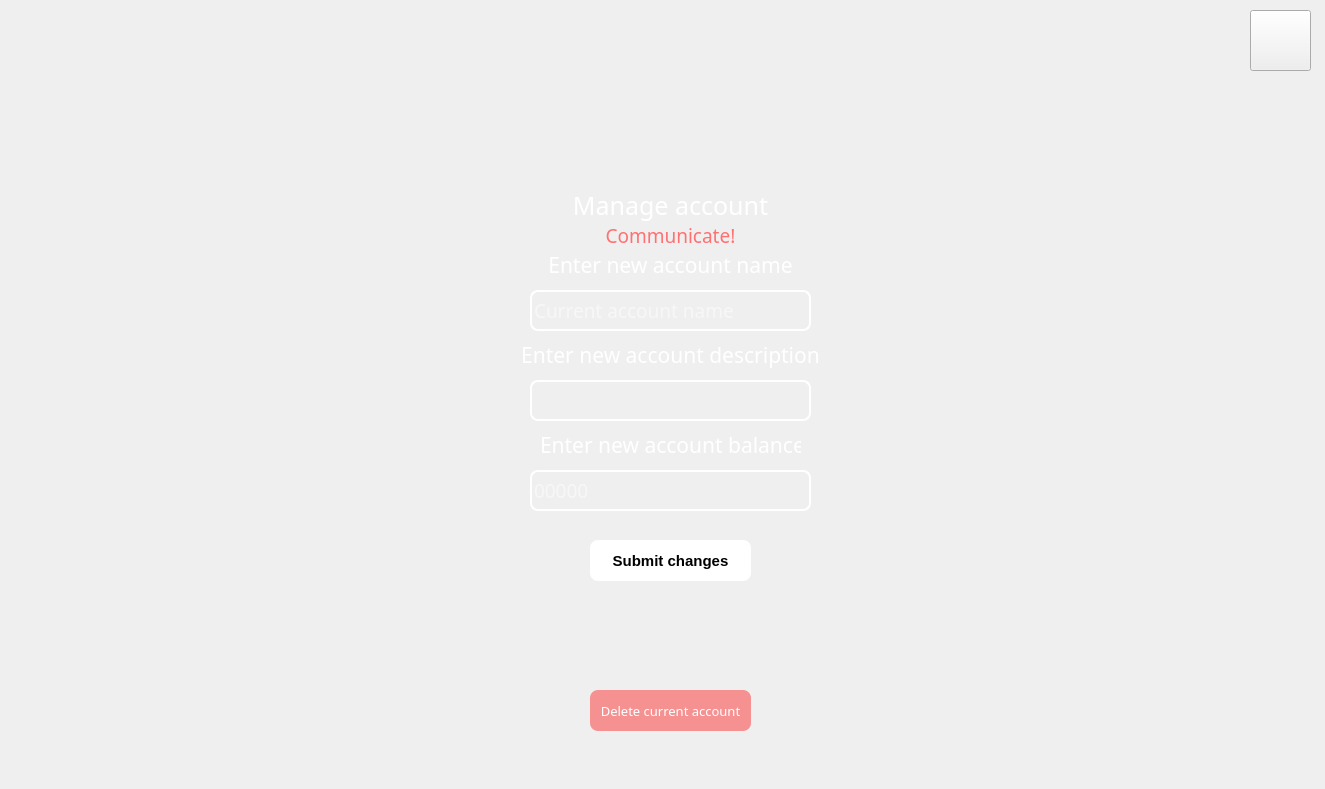
<?xml version="1.0" encoding="UTF-8"?>
<ui version="4.0">
 <class>Form</class>
 <widget class="QWidget" name="Form">
  <property name="geometry">
   <rect>
    <x>0</x>
    <y>0</y>
    <width>1325</width>
    <height>789</height>
   </rect>
  </property>
  <property name="windowTitle">
   <string>SpendFlow</string>
  </property>
  <property name="styleSheet">
   <string notr="true"/>
  </property>
  <widget class="QLabel" name="background">
   <property name="geometry">
    <rect>
     <x>-30</x>
     <y>-30</y>
     <width>1371</width>
     <height>821</height>
    </rect>
   </property>
   <property name="styleSheet">
    <string notr="true">border-image: url(:/ui/bckimg.jpg);</string>
   </property>
   <property name="text">
    <string/>
   </property>
  </widget>
  <widget class="QLabel" name="logo">
   <property name="geometry">
    <rect>
     <x>0</x>
     <y>0</y>
     <width>171</width>
     <height>101</height>
    </rect>
   </property>
   <property name="styleSheet">
    <string notr="true">border-image: url(:/ui/logo.png);</string>
   </property>
   <property name="text">
    <string/>
   </property>
  </widget>
  <widget class="QLineEdit" name="AccNameText">
   <property name="geometry">
    <rect>
     <x>530</x>
     <y>290</y>
     <width>281</width>
     <height>41</height>
    </rect>
   </property>
   <property name="font">
    <font>
     <family>Bahnschrift</family>
     <pointsize>14</pointsize>
    </font>
   </property>
   <property name="styleSheet">
    <string notr="true">QLineEdit{
	background-color: rgba(255, 255, 255, 0);
	border: 2px solid rgb(255, 255, 255);
	border-radius: 8px;
	color: white; 
}

QLineEdit:focus{
	background-color: rgba(255, 255, 255, 0);
	border: 2px solid  rgb(255, 0, 255);
	border-radius: 8px;
	color: white; 
}

</string>
   </property>
   <property name="text">
    <string/>
   </property>
   <property name="placeholderText">
    <string>Current account name</string>
   </property>
  </widget>
  <widget class="QLabel" name="enterAccNameLabel">
   <property name="geometry">
    <rect>
     <x>540</x>
     <y>240</y>
     <width>261</width>
     <height>51</height>
    </rect>
   </property>
   <property name="font">
    <font>
     <family>Bahnschrift</family>
     <pointsize>16</pointsize>
     <weight>50</weight>
     <bold>false</bold>
    </font>
   </property>
   <property name="text">
    <string>&lt;html&gt;&lt;head/&gt;&lt;body&gt;&lt;p&gt;&lt;span style=&quot; color:#ffffff;&quot;&gt;Enter new account name&lt;/span&gt;&lt;/p&gt;&lt;/body&gt;&lt;/html&gt;</string>
   </property>
   <property name="alignment">
    <set>Qt::AlignCenter</set>
   </property>
  </widget>
  <widget class="QPushButton" name="submitButton">
   <property name="geometry">
    <rect>
     <x>590</x>
     <y>540</y>
     <width>161</width>
     <height>41</height>
    </rect>
   </property>
   <property name="font">
    <font>
     <family>Arial</family>
     <pointsize>11</pointsize>
     <weight>75</weight>
     <bold>true</bold>
    </font>
   </property>
   <property name="styleSheet">
    <string notr="true">QPushButton{
	border-radius: 8px;
	background-color: rgb(255, 255, 255);
}

QPushButton:hover{
	border-radius: 8px;
	background-color:  rgb(148, 17, 255);
	color: white;
}

QPushButton:pressed{
	border-radius: 8px;
	background-color: rgb(187, 26, 202);
	color: white;
}</string>
   </property>
   <property name="text">
    <string>Submit changes</string>
   </property>
  </widget>
  <widget class="QLabel" name="addAccLabel">
   <property name="geometry">
    <rect>
     <x>530</x>
     <y>180</y>
     <width>281</width>
     <height>51</height>
    </rect>
   </property>
   <property name="font">
    <font>
     <family>Bahnschrift</family>
     <pointsize>19</pointsize>
     <weight>50</weight>
     <bold>false</bold>
    </font>
   </property>
   <property name="text">
    <string>&lt;html&gt;&lt;head/&gt;&lt;body&gt;&lt;p&gt;&lt;span style=&quot; color:#ffffff;&quot;&gt;Manage account&lt;/span&gt;&lt;/p&gt;&lt;/body&gt;&lt;/html&gt;</string>
   </property>
   <property name="alignment">
    <set>Qt::AlignCenter</set>
   </property>
  </widget>
  <widget class="QPushButton" name="exitButton">
   <property name="geometry">
    <rect>
     <x>1250</x>
     <y>10</y>
     <width>61</width>
     <height>61</height>
    </rect>
   </property>
   <property name="font">
    <font>
     <family>Bahnschrift</family>
     <pointsize>11</pointsize>
     <weight>75</weight>
     <bold>true</bold>
    </font>
   </property>
   <property name="styleSheet">
    <string notr="true">QPushButton{
	border-image: url(:/ui/exit.png);
}

QPushButton:hover{
	
	border-image: url(:/ui/exit-hover.png);
}
QPushButton:pressed{
	
	border-image: url(:/ui/exit-pressed.png);
}</string>
   </property>
   <property name="text">
    <string/>
   </property>
   <property name="checkable">
    <bool>false</bool>
   </property>
   <property name="flat">
    <bool>false</bool>
   </property>
  </widget>
  <widget class="QLabel" name="communicateTextLabel">
   <property name="geometry">
    <rect>
     <x>490</x>
     <y>220</y>
     <width>361</width>
     <height>31</height>
    </rect>
   </property>
   <property name="font">
    <font>
     <family>Bahnschrift</family>
     <pointsize>14</pointsize>
    </font>
   </property>
   <property name="styleSheet">
    <string notr="true">color: rgb(255, 112, 114);</string>
   </property>
   <property name="text">
    <string>Communicate!</string>
   </property>
   <property name="alignment">
    <set>Qt::AlignCenter</set>
   </property>
  </widget>
  <widget class="QLabel" name="enterAccDescrLabel">
   <property name="geometry">
    <rect>
     <x>500</x>
     <y>330</y>
     <width>341</width>
     <height>51</height>
    </rect>
   </property>
   <property name="font">
    <font>
     <family>Bahnschrift</family>
     <pointsize>16</pointsize>
     <weight>50</weight>
     <bold>false</bold>
    </font>
   </property>
   <property name="text">
    <string>&lt;html&gt;&lt;head/&gt;&lt;body&gt;&lt;p&gt;&lt;span style=&quot; color:#ffffff;&quot;&gt;Enter new account description&lt;/span&gt;&lt;/p&gt;&lt;/body&gt;&lt;/html&gt;</string>
   </property>
   <property name="alignment">
    <set>Qt::AlignCenter</set>
   </property>
  </widget>
  <widget class="QLineEdit" name="AccDescrText">
   <property name="geometry">
    <rect>
     <x>530</x>
     <y>380</y>
     <width>281</width>
     <height>41</height>
    </rect>
   </property>
   <property name="font">
    <font>
     <family>Bahnschrift</family>
     <pointsize>14</pointsize>
    </font>
   </property>
   <property name="styleSheet">
    <string notr="true">QLineEdit{
	background-color: rgba(255, 255, 255, 0);
	border: 2px solid rgb(255, 255, 255);
	border-radius: 8px;
	color: white; 
}

QLineEdit:focus{
	background-color: rgba(255, 255, 255, 0);
	border: 2px solid  rgb(255, 0, 255);
	border-radius: 8px;
	color: white; 
}

</string>
   </property>
   <property name="text">
    <string/>
   </property>
   <property name="placeholderText">
    <string/>
   </property>
  </widget>
  <widget class="QLabel" name="enterAccBalance">
   <property name="geometry">
    <rect>
     <x>540</x>
     <y>420</y>
     <width>261</width>
     <height>51</height>
    </rect>
   </property>
   <property name="font">
    <font>
     <family>Bahnschrift</family>
     <pointsize>16</pointsize>
     <weight>50</weight>
     <bold>false</bold>
    </font>
   </property>
   <property name="text">
    <string>&lt;html&gt;&lt;head/&gt;&lt;body&gt;&lt;p&gt;&lt;span style=&quot; color:#ffffff;&quot;&gt;Enter new account balance&lt;/span&gt;&lt;/p&gt;&lt;/body&gt;&lt;/html&gt;</string>
   </property>
   <property name="alignment">
    <set>Qt::AlignCenter</set>
   </property>
  </widget>
  <widget class="QLineEdit" name="AccBalanceText">
   <property name="geometry">
    <rect>
     <x>530</x>
     <y>470</y>
     <width>281</width>
     <height>41</height>
    </rect>
   </property>
   <property name="font">
    <font>
     <family>Bahnschrift</family>
     <pointsize>14</pointsize>
    </font>
   </property>
   <property name="styleSheet">
    <string notr="true">QLineEdit{
	background-color: rgba(255, 255, 255, 0);
	border: 2px solid rgb(255, 255, 255);
	border-radius: 8px;
	color: white; 
}

QLineEdit:focus{
	background-color: rgba(255, 255, 255, 0);
	border: 2px solid  rgb(255, 0, 255);
	border-radius: 8px;
	color: white; 
}

</string>
   </property>
   <property name="text">
    <string/>
   </property>
   <property name="placeholderText">
    <string>00000</string>
   </property>
  </widget>
  <widget class="QPushButton" name="deleteAccountButton">
   <property name="geometry">
    <rect>
     <x>590</x>
     <y>690</y>
     <width>161</width>
     <height>41</height>
    </rect>
   </property>
   <property name="font">
    <font>
     <family>Bahnschrift</family>
     <pointsize>10</pointsize>
    </font>
   </property>
   <property name="styleSheet">
    <string notr="true">QPushButton{
	border-radius: 8px;
	background-color: rgba(255, 0, 0, 100);
	color: rgb(255, 255, 255);
}

QPushButton:hover{
	border-radius: 8px;
	background-color: rgb(187, 26, 202);
	color: white;
}
QPushButton:pressed{
	border-radius: 8px;
	background-color: rgb(92, 17, 255);
	color: white;
}</string>
   </property>
   <property name="text">
    <string>Delete current account</string>
   </property>
  </widget>
 </widget>
 <resources>
  <include location="background.qrc"/>
 </resources>
 <connections/>
</ui>
